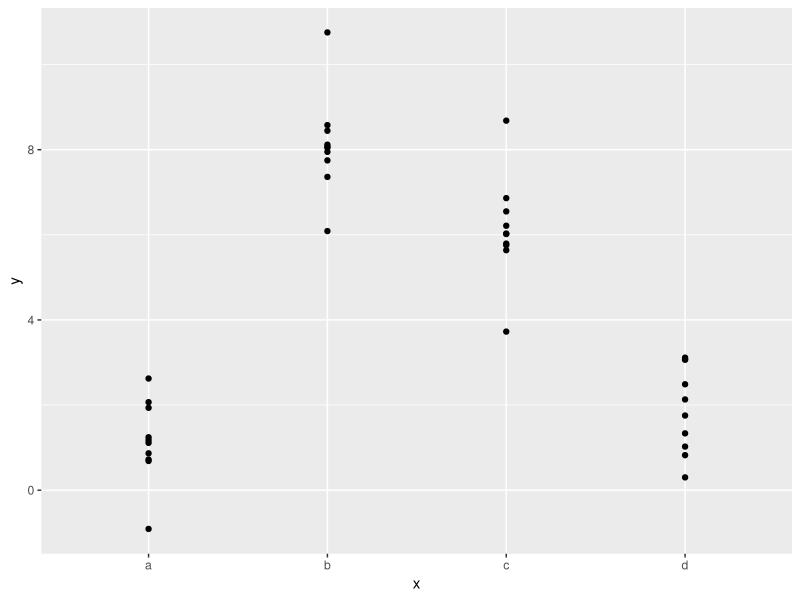
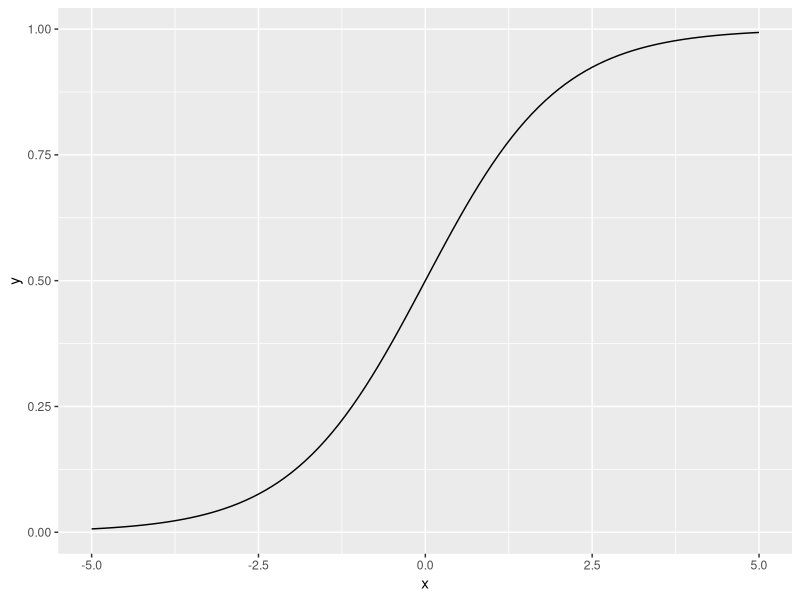
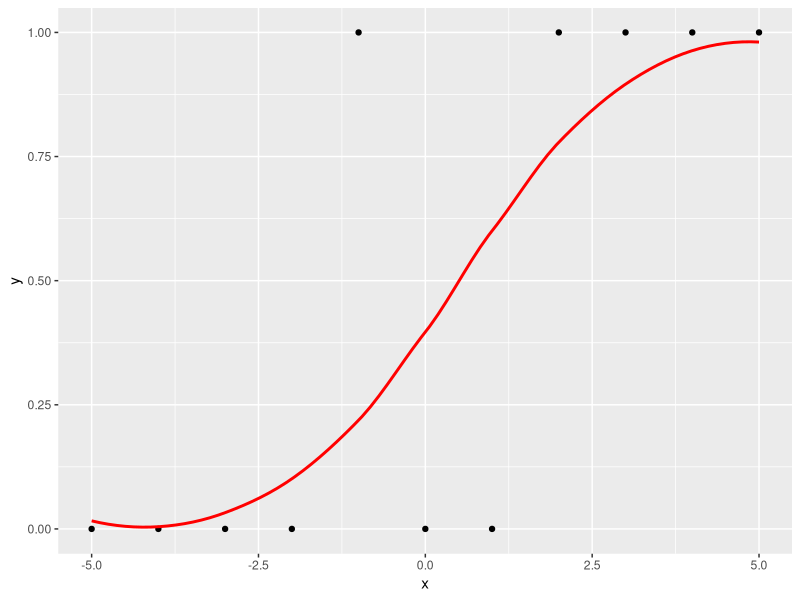
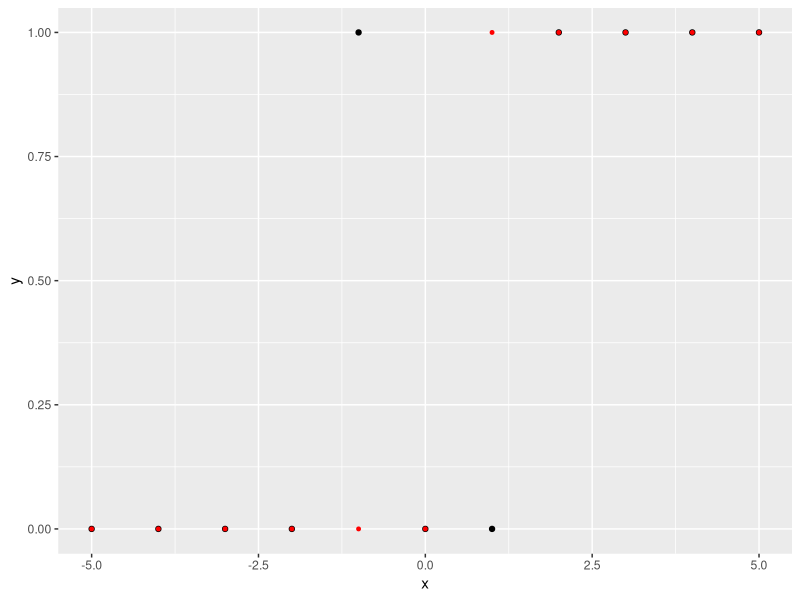

Source code (R) for these figures, in order:
## ---- chunk 1
knitr::opts_chunk$set(echo = TRUE)
## ---- chunk 2
library(tidyverse)

library(modelr)
options(na.action = na.warn)

sim2 %>% glimpse()

ggplot(sim2, aes(x, y)) + 
  geom_point()
## ---- chunk 3
iris %>% summary()
## ---- chunk 4
mtcars %>% summary()
## ---- chunk 5
library(caret)

dummy <- dummyVars(" ~ .", data=sim2, fullRank=T)

dummy

sim2_one_hot_encoded <- data.frame(predict(dummy, newdata = sim2))
sim2_one_hot_encoded
## ---- chunk 6
sim2_model <- lm(y~x, sim2)
sim2_model
## ---- chunk 7
set.seed(0)
trainIndex <- createDataPartition(iris$Species, p = .7,
                                  list = FALSE,
                                  times = 1)
train <- iris[ trainIndex,]
test <- iris[-trainIndex,]

dummy <- dummyVars(" ~ .", data=train, fullRank=T)

train_one_hot_encoded <- data.frame(predict(dummy, newdata = train))

test_one_hot_encoded <- data.frame(predict(dummy, newdata = test))
test_one_hot_encoded
## ---- chunk 8
log_reg <- function(x){
  return(1 / (1 + exp(-(0 + 1 * x))))
}

ggplot(data = data.frame(x = 0), mapping = aes(x = x)) +
  stat_function(fun = log_reg) + 
  xlim(-5,5)
## ---- chunk 9
data <- data.frame(x=-5:5, y=c(rep(0, 4), 1, 0, 0, rep(1,4)))
log_reg_model <- glm(y~x, family = binomial, 
    data = data)

log_reg_model

data_probs <- data %>% mutate(probs=predict(log_reg_model,type = "response"))

data_probs

ggplot(data_probs, aes(x=x)) +
  geom_point(aes(y = y)) +
  geom_smooth(aes(y = probs), colour = "red", size = 1, se=F) 

data_preds <- data_probs %>% mutate(pred = as.integer(probs >= .5))

ggplot(data_preds, aes(x=x)) +
  geom_point(aes(y = y)) +
  geom_point(aes(y = pred), colour = "red", size = 1, se=F) 
## ---- chunk 10
conf_matrix <- confusionMatrix(as.factor(data_preds$pred), as.factor(data_preds$y), positive="1") 
conf_matrix
names(conf_matrix)
conf_matrix$table
## ---- chunk 11
# Load the data
set.seed(0)
trainIndex <- createDataPartition(iris$Species, p = .7,
                                  list = FALSE,
                                  times = 1)
train <- iris[ trainIndex,]
test <- iris[-trainIndex,]

library(nnet)

model <- nnet::multinom(Species ~., data = train)

summary(model)

predicted.classes <- model %>% predict(test)
head(predicted.classes)

mean(predicted.classes == test$Species)

conf_matrix <- confusionMatrix(as.factor(predicted.classes), as.factor(test$Species)) 
conf_matrix
names(conf_matrix)
conf_matrix$table
## ---- chunk 12
sepal_length_mean <- iris$Sepal.Length %>% mean()
sepal_length_mean

t.test(iris %>% dplyr::filter(Species == "setosa") %>% `[[`("Sepal.Length"), mu=sepal_length_mean)

t.test(iris %>% dplyr::filter(Species == "setosa") %>% `[[`("Sepal.Length"), iris %>% dplyr::filter(Species == "versicolor") %>% `[[`("Sepal.Length"), mu=0)
## ---- chunk 13
one_way <- aov(Sepal.Length ~ Species, data = iris)
one_way %>% summary()

diamonds %>% summary

two_way <- aov(price ~ cut + clarity, data = diamonds)
two_way %>% summary()

interaction <- aov(price ~ cut * clarity, data = diamonds)
interaction %>% summary()
